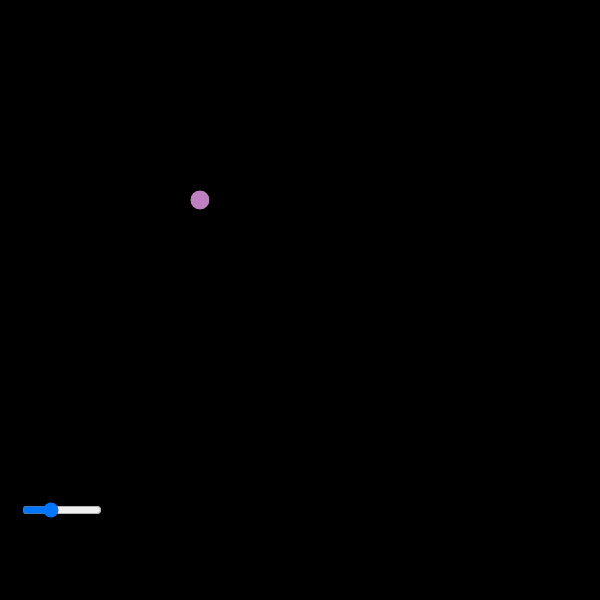
Frame 1 (no input)
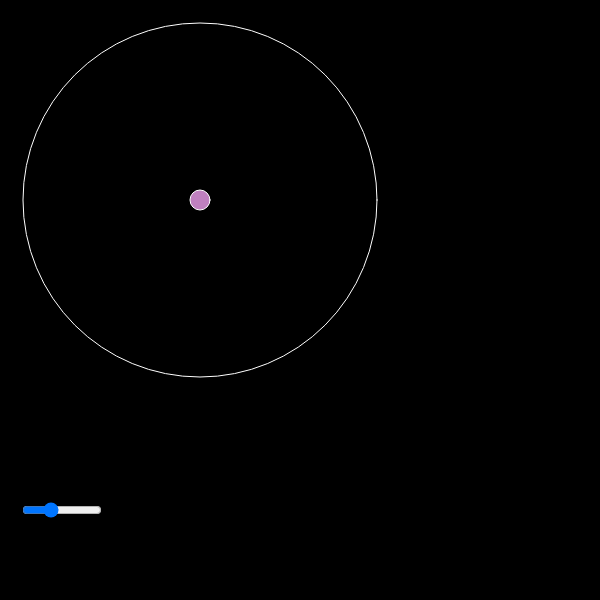
Frame 60 (no input)
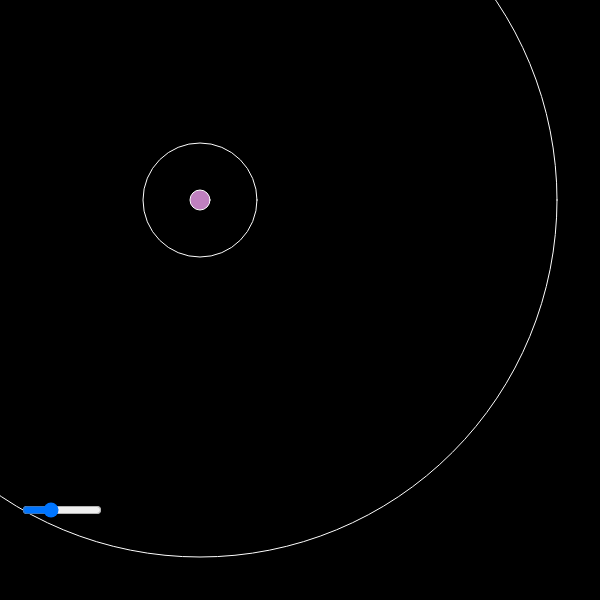
Frame 120 (the mouse pressed at the canvas centre since frame 60)

The p5.js sketch that drew these frames (run headless with seeded random() and noise() and a simulated clock; from frame 60 on, the mouse is pressed at the canvas centre):

// p5.js sketch
// ── sketch.js

let slider;
var w = 600;
var h = 600;

function setup() {
  createCanvas(w, h);
  
  slider = createSlider(1, 4, 2);
  slider.position(20, 500);
  slider.size(80);
  background(0);
}


let t = 0;
let l = 2;
let lp = 2;

let cr = 128;
let cg = 128;
let cb = 255;

// 黒体輻射
function draw() {
  background(0,0,0);
  l = slider.value();

  if (l != lp) {t = 0;}


  if (t < 2000) {
    for (n = 0; n < 40; n++) {
      if (t > 100*n * 2/ l) {
        stroke(255,255,255);
        fill(0,0,0)
        circle(200,200, 6*(t-n*100 * 2/ l));
      }
    }
    t = t + 1;
  }
  else {
    t = 1000;
  }

  cr = 127 + 128 - 32*l;
  cb = 127 + 32*l;
  fill(cr,cg,cb);
  circle(200,200,20);

  lp = l;
}
